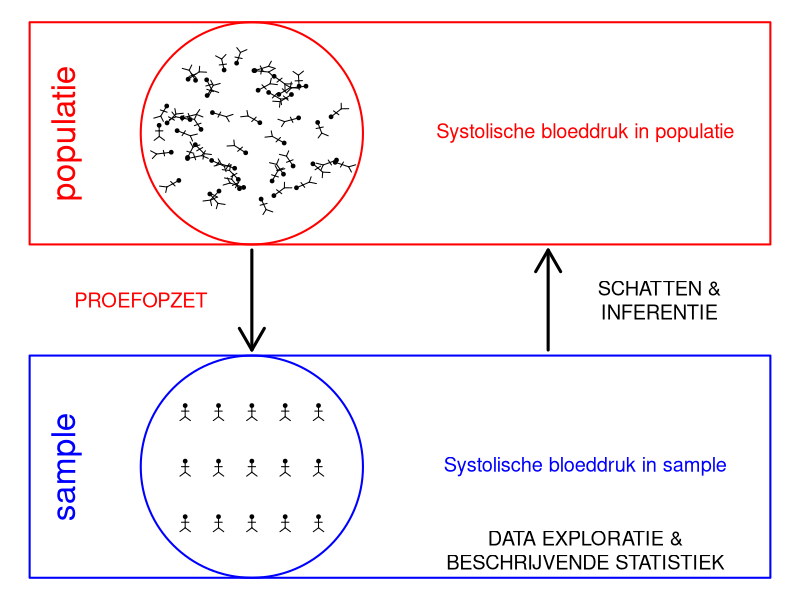

Source code (R): (Note: this script raises an error after producing the figure.)
## ---- chunk 1

if ("pi"%in%ls()) rm("pi")
kopvoeter<-function(x,y,angle=0,l=.2,cex.dot=.5,pch=19,col="black")
{
angle=angle/180*pi
points(x,y,cex=cex.dot,pch=pch,col=col)
lines(c(x,x+l*cos(-pi/2+angle)),c(y,y+l*sin(-pi/2+angle)),col=col)
lines(c(x+l/2*cos(-pi/2+angle),x+l/2*cos(-pi/2+angle)+l/4*cos(angle)),c(y+l/2*sin(-pi/2+angle),y+l/2*sin(-pi/2+angle)+l/4*sin(angle)),col=col)
lines(c(x+l/2*cos(-pi/2+angle),x+l/2*cos(-pi/2+angle)+l/4*cos(pi+angle)),c(y+l/2*sin(-pi/2+angle),y+l/2*sin(-pi/2+angle)+l/4*sin(pi+angle)),col=col)
lines(c(x+l*cos(-pi/2+angle),x+l*cos(-pi/2+angle)+l/2*cos(-pi/2+pi/4+angle)),c(y+l*sin(-pi/2+angle),y+l*sin(-pi/2+angle)+l/2*sin(-pi/2+pi/4+angle)),col=col)
lines(c(x+l*cos(-pi/2+angle),x+l*cos(-pi/2+angle)+l/2*cos(-pi/2-pi/4+angle)),c(y+l*sin(-pi/2+angle),y+l*sin(-pi/2+angle)+l/2*sin(-pi/2-pi/4+angle)),col=col)
}

par(mar=c(0,0,0,0),mai=c(0,0,0,0))
plot(0,0,xlab="",ylab="",xlim=c(0,10),ylim=c(0,10),col=0,xaxt="none",yaxt="none",axes=FALSE)
rect(0,6,10,10,border="red",lwd=2)
text(.5,8,"populatie",srt=90,col="red",cex=2)
symbols (3, 8, circles=1.5, col="red",add=TRUE,fg="red",inches=FALSE,lwd=2)
set.seed(330)
grid=seq(0,1.3,.01)

for (i in 1:50)
{
	angle1=runif(n=1,min=0,max=360)
	angle2=runif(n=1,min=0,max=360)
	radius=sample(grid,prob=grid^2*pi/sum(grid^2*pi),size=1)
	kopvoeter(3+radius*cos(angle1/180*pi),8+radius*sin(angle1/180*pi),angle=angle2)
}
text(7.5,8,"Systolische bloeddruk in populatie",col="red",cex=1.2)

rect(0,0,10,4,border="blue",lwd=2)
text(.5,2,"sample",srt=90,col="blue",cex=2)
symbols (3, 2, circles=1.5, col="red",add=TRUE,fg="blue",inches=FALSE,lwd=2)
for (i in 0:2)
	for (j in 0:4)
{

	kopvoeter(2.1+j*(3.9-2.1)/4,1.1+i)
}
text(7.5,2,"Systolische bloeddruk in sample",col="blue",cex=1.2)

arrows(3,5.9,3,4.1,col="black",lwd=3)
arrows(7,4.1,7,5.9,col="black",lwd=3)
text(1.5,5,"PROEFOPZET",col="red",cex=1.2)
text(8.5,5,"SCHATTEN &\nINFERENTIE",col="black",cex=1.2)
text(7.5,.5,"DATA EXPLORATIE &\nBESCHRIJVENDE STATISTIEK",col="black",cex=1.2)
## ---- chunk 2
nfip=data.frame(Aantal=c(225000,725000,125000),Incidentie=c(25,54,44))
rownames(nfip)=c("Vaccin","Controle","Geen toestemming")
knitr::kable(nfip, tableType, caption = 'De NFIP studie: aantal kinderen en incidentie (uitgedrukt per
100000 kinderen per jaar).',
  booktabs = TRUE
)
## ---- chunk 3
dbrc=data.frame(Aantal=c(200000,200000,350000),Incidentie=c(28,71,46))
rownames(dbrc)=c("Vaccin","Controle","Geen toestemming")
knitr::kable(dbrc, tableType, caption = 'De gerandomiseerd gecontroleerde studie: aantal kinderen en incidentie (uitgedrukt per
100000 kinderen per jaar).',
  booktabs = TRUE
)
## ---- chunk 4
sexbias=data.frame(aJ=c(825,560,325,417,191,373),gPJ=c(62,63,37,33,28,6),aM=c(108,25,593,375,393,341),gPM=c(82,68,34,35,24,7))
colnames(sexbias) = c("Jongens(aantal)","Jongens(geslaagd %)","Meisjes(aantal)","Meisjes (geslaagd %)")
rownames(sexbias)= c("A","B","C","D","E","F")
knitr::kable(sexbias, tableType, caption = "Resultaten van de toelatingsexamens volgens geslacht en studierichting.",  booktabs = TRUE
)
## ---- chunk 5
brca=data.frame(Genotype=c("Pro/Pro","Pro/Leu","Leu/Leu","Totaal"),Controles=c(266,250,56,572),Cases=c(342,369,89,800),totaal=c(608,619,145,1372))
knitr::kable(brca, tableType, caption = 'Kruistabel van borstkanker-status versus BRCA1-allel.',
  booktabs = TRUE
)
